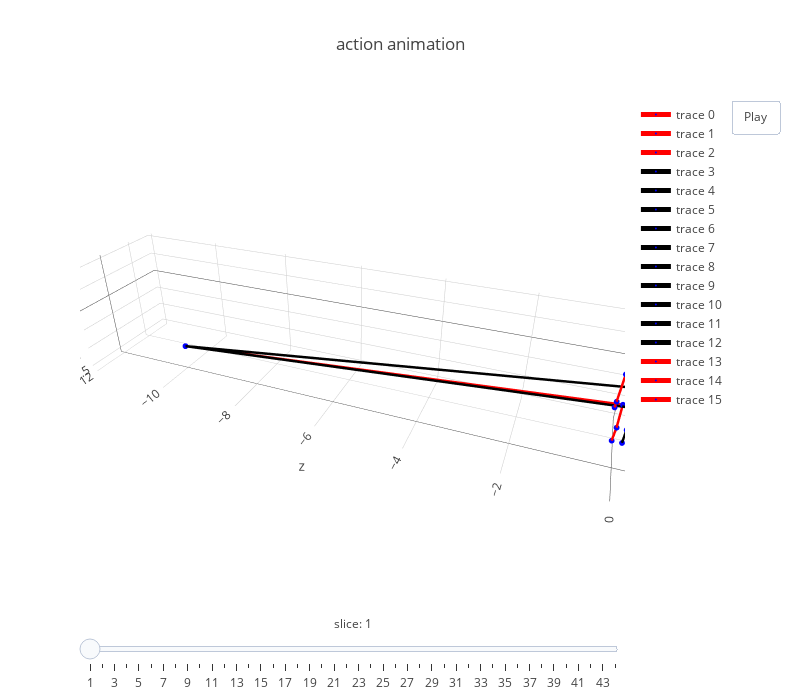

This figure's notebook cell:
### Code cell
# prediction 3d
frames, layout = generate_frames_layout(batch[0][::100], dataset.skeleton(), human36m_kpts_name, [xmin, xmax], [ymin, ymax], [zmin, zmax])
fig = dict(data=get_line_3d_segs(batch[0], 0, dataset.skeleton(), human36m_kpts_name), layout=layout, frames=frames)
plotly.offline.iplot(fig)

### Figure 1 — Plotly figure (JSON) as saved in the notebook; plotly's stock layout.template omitted (floating-point values rounded to 4 significant figures)
{"data": [{"line": {"color": "red", "width": 5}, "marker": {"color": "blue", "size": 2}, "text": ["RHip"], "type": "scatter3d", "uid": "50a4090e-bed7-4bd3-84aa-e40905f0b97c", "x": [-0.04161, -0.1046], "y": [-0.1129, -0.9364], "z": [-0.1026, -9.891]}, {"line": {"color": "red", "width": 5}, "marker": {"color": "blue", "size": 2}, "text": ["RKnee"], "type": "scatter3d", "uid": "cf9c09d6-c7b6-4f53-83c3-1381bbccb7a4", "x": [-0.0969, -0.04161], "y": [-0.6054, -0.1129], "z": [-0.1101, -0.1026]}, {"line": {"color": "red", "width": 5}, "marker": {"color": "blue", "size": 2}, "text": ["RAnkle"], "type": "scatter3d", "uid": "8ee47f9a-c106-4882-abbe-ff7a36f15c3a", "x": [0.1046, -0.0969], "y": [-1.064, -0.6054], "z": [-0.1095, -0.1101]}, {"line": {"color": "black", "width": 5}, "marker": {"color": "blue", "size": 2}, "text": ["LHip"], "type": "scatter3d", "uid": "9a751ced-fc2f-41e5-b3d5-c1be81724001", "x": [-0.06136, -0.1046], "y": [-0.1286, -0.9364], "z": [0.07346, -9.891]}, {"line": {"color": "black", "width": 5}, "marker": {"color": "blue", "size": 2}, "text": ["LKnee"], "type": "scatter3d", "uid": "e4236848-eb6f-435c-845c-3b509d51ff0b", "x": [-0.1044, -0.06136], "y": [-0.6038, -0.1286], "z": [0.06556, 0.07346]}, {"line": {"color": "black", "width": 5}, "marker": {"color": "blue", "size": 2}, "text": ["LAnkle"], "type": "scatter3d", "uid": "e84cc6f1-d5b5-4c54-addb-ccfa41f4f200", "x": [0.09945, -0.1044], "y": [-1.06, -0.6038], "z": [0.07692, 0.06556]}, {"line": {"color": "black", "width": 5}, "marker": {"color": "blue", "size": 2}, "text": ["Spine1"], "type": "scatter3d", "uid": "1c31154d-fabf-4010-8e07-7db430c879f7", "x": [-0.011, -0.1046], "y": [0.2719, -0.9364], "z": [0.02033, -9.891]}, {"line": {"color": "black", "width": 5}, "marker": {"color": "blue", "size": 2}, "text": ["Neck"], "type": "scatter3d", "uid": "d0e81e31-8bfb-45b4-a124-4244237dcde5", "x": [-0.01956, -0.011], "y": [0.5259, 0.2719], "z": [0.03125, 0.02033]}, {"line": {"color": "black", "width": 5}, "marker": {"color": "blue", "size": 2}, "text": ["Head"], "type": "scatter3d", "uid": "23bed790-0be6-4e32-926d-bf050575f6db", "x": [-0.02151, -0.01956], "y": [0.6435, 0.5259], "z": [0.04074, 0.03125]}, {"line": {"color": "black", "width": 5}, "marker": {"color": "blue", "size": 2}, "text": ["Site"], "type": "scatter3d", "uid": "e7c6840d-a86d-485d-8b76-292b672453e4", "x": [-0.03695, -0.02151], "y": [0.7606, 0.6435], "z": [0.04142, 0.04074]}, {"line": {"color": "black", "width": 5}, "marker": {"color": "blue", "size": 2}, "text": ["LShoulder"], "type": "scatter3d", "uid": "3bfb1788-4457-4127-9318-5c84cf107082", "x": [-0.005104, -0.01956], "y": [0.4871, 0.5259], "z": [0.2501, 0.03125]}, {"line": {"color": "black", "width": 5}, "marker": {"color": "blue", "size": 2}, "text": ["LElbow"], "type": "scatter3d", "uid": "1f423c64-8fd8-4935-857e-04f6067f1315", "x": [-0.0676, -0.005104], "y": [-0.058, 0.4871], "z": [0.2733, 0.2501]}, {"line": {"color": "black", "width": 5}, "marker": {"color": "blue", "size": 2}, "text": ["LWrist"], "type": "scatter3d", "uid": "d18f91d9-a844-44f2-af7c-f65b4bfb6458", "x": [-0.1118, -0.0676], "y": [-0.165, -0.058], "z": [0.2827, 0.2733]}, {"line": {"color": "red", "width": 5}, "marker": {"color": "blue", "size": 2}, "text": ["RShoulder"], "type": "scatter3d", "uid": "7ffe41fd-c594-4ba0-8f97-8eec1dd40aca", "x": [0.003001, -0.01956], "y": [0.5046, 0.5259], "z": [-0.1829, 0.03125]}, {"line": {"color": "red", "width": 5}, "marker": {"color": "blue", "size": 2}, "text": ["RElbow"], "type": "scatter3d", "uid": "87fee9d9-d364-428d-a1e9-6a1ef1f24289", "x": [-0.07045, 0.003001], "y": [-0.05759, 0.5046], "z": [-0.2215, -0.1829]}, {"line": {"color": "red", "width": 5}, "marker": {"color": "blue", "size": 2}, "text": ["RWrist"], "type": "scatter3d", "uid": "e5fc7c6b-4606-4f4e-ae18-d4bbec611277", "x": [-0.1111, -0.07045], "y": [-0.1641, -0.05759], "z": [-0.235, -0.2215]}, {"line": {"color": "#1f77b4", "width": 1}, "marker": {"color": "#1f77b4", "size": 1}, "type": "scatter3d", "uid": "0bf2052f-6a4c-4441-91fa-6e3a3c8f54c1", "x": [], "y": [], "z": []}], "layout": {"autosize": false, "height": 700, "scene": {"aspectratio": {"x": 0.4512, "y": 0.4406, "z": 2.108}, "camera": {"eye": {"x": -1.743, "y": 1.071, "z": 0.71}, "up": {"x": 0, "y": 1, "z": 0}}, "xaxis": {"range": [-0.9944, 1.763]}, "yaxis": {"range": [-1.631, 1.061]}, "zaxis": {"range": [-12.11, 0.7695]}}, "sliders": [{"currentvalue": {"font": {"size": 12}, "prefix": "slice: ", "visible": true, "xanchor": "center"}, "len": 1, "steps": [{"args": [["frame1"], {"frame": {"duration": 70, "redraw": true}, "mode": "immediate", "transition": {"duration": 0}}], "label": "1", "method": "animate"}, {"args": [["frame2"], {"frame": {"duration": 70, "redraw": true}, "mode": "immediate", "transition": {"duration": 0}}], "label": "2", "method": "animate"}, {"args": [["frame3"], {"frame": {"duration": 70, "redraw": true}, "mode": "immediate", "transition": {"duration": 0}}], "label": "3", "method": "animate"}, {"args": [["frame4"], {"frame": {"duration": 70, "redraw": true}, "mode": "immediate", "transition": {"duration": 0}}], "label": "4", "method": "animate"}, {"args": [["frame5"], {"frame": {"duration": 70, "redraw": true}, "mode": "immediate", "transition": {"duration": 0}}], "label": "5", "method": "animate"}, {"args": [["frame6"], {"frame": {"duration": 70, "redraw": true}, "mode": "immediate", "transition": {"duration": 0}}], "label": "6", "method": "animate"}, {"args": [["frame7"], {"frame": {"duration": 70, "redraw": true}, "mode": "immediate", "transition": {"duration": 0}}], "label": "7", "method": "animate"}, {"args": [["frame8"], {"frame": {"duration": 70, "redraw": true}, "mode": "immediate", "transition": {"duration": 0}}], "label": "8", "method": "animate"}, {"args": [["frame9"], {"frame": {"duration": 70, "redraw": true}, "mode": "immediate", "transition": {"duration": 0}}], "label": "9", "method": "animate"}, {"args": [["frame10"], {"frame": {"duration": 70, "redraw": true}, "mode": "immediate", "transition": {"duration": 0}}], "label": "10", "method": "animate"}, {"args": [["frame11"], {"frame": {"duration": 70, "redraw": true}, "mode": "immediate", "transition": {"duration": 0}}], "label": "11", "method": "animate"}, {"args": [["frame12"], {"frame": {"duration": 70, "redraw": true}, "mode": "immediate", "transition": {"duration": 0}}], "label": "12", "method": "animate"}, {"args": [["frame13"], {"frame": {"duration": 70, "redraw": true}, "mode": "immediate", "transition": {"duration": 0}}], "label": "13", "method": "animate"}, {"args": [["frame14"], {"frame": {"duration": 70, "redraw": true}, "mode": "immediate", "transition": {"duration": 0}}], "label": "14", "method": "animate"}, {"args": [["frame15"], {"frame": {"duration": 70, "redraw": true}, "mode": "immediate", "transition": {"duration": 0}}], "label": "15", "method": "animate"}, {"args": [["frame16"], {"frame": {"duration": 70, "redraw": true}, "mode": "immediate", "transition": {"duration": 0}}], "label": "16", "method": "animate"}, {"args": [["frame17"], {"frame": {"duration": 70, "redraw": true}, "mode": "immediate", "transition": {"duration": 0}}], "label": "17", "method": "animate"}, {"args": [["frame18"], {"frame": {"duration": 70, "redraw": true}, "mode": "immediate", "transition": {"duration": 0}}], "label": "18", "method": "animate"}, {"args": [["frame19"], {"frame": {"duration": 70, "redraw": true}, "mode": "immediate", "transition": {"duration": 0}}], "label": "19", "method": "animate"}, {"args": [["frame20"], {"frame": {"duration": 70, "redraw": true}, "mode": "immediate", "transition": {"duration": 0}}], "label": "20", "method": "animate"}, {"args": [["frame21"], {"frame": {"duration": 70, "redraw": true}, "mode": "immediate", "transition": {"duration": 0}}], "label": "21", "method": "animate"}, {"args": [["frame22"], {"frame": {"duration": 70, "redraw": true}, "mode": "immediate", "transition": {"duration": 0}}], "label": "22", "method": "animate"}, {"args": [["frame23"], {"frame": {"duration": 70, "redraw": true}, "mode": "immediate", "transition": {"duration": 0}}], "label": "23", "method": "animate"}, {"args": [["frame24"], {"frame": {"duration": 70, "redraw": true}, "mode": "immediate", "transition": {"duration": 0}}], "label": "24", "method": "animate"}, {"args": [["frame25"], {"frame": {"duration": 70, "redraw": true}, "mode": "immediate", "transition": {"duration": 0}}], "label": "25", "method": "animate"}, {"args": [["frame26"], {"frame": {"duration": 70, "redraw": true}, "mode": "immediate", "transition": {"duration": 0}}], "label": "26", "method": "animate"}, {"args": [["frame27"], {"frame": {"duration": 70, "redraw": true}, "mode": "immediate", "transition": {"duration": 0}}], "label": "27", "method": "animate"}, {"args": [["frame28"], {"frame": {"duration": 70, "redraw": true}, "mode": "immediate", "transition": {"duration": 0}}], "label": "28", "method": "animate"}, {"args": [["frame29"], {"frame": {"duration": 70, "redraw": true}, "mode": "immediate", "transition": {"duration": 0}}], "label": "29", "method": "animate"}, {"args": [["frame30"], {"frame": {"duration": 70, "redraw": true}, "mode": "immediate", "transition": {"duration": 0}}], "label": "30", "method": "animate"}, {"args": [["frame31"], {"frame": {"duration": 70, "redraw": true}, "mode": "immediate", "transition": {"duration": 0}}], "label": "31", "method": "animate"}, {"args": [["frame32"], {"frame": {"duration": 70, "redraw": true}, "mode": "immediate", "transition": {"duration": 0}}], "label": "32", "method": "animate"}, {"args": [["frame33"], {"frame": {"duration": 70, "redraw": true}, "mode": "immediate", "transition": {"duration": 0}}], "label": "33", "method": "animate"}, {"args": [["frame34"], {"frame": {"duration": 70, "redraw": true}, "mode": "immediate", "transition": {"duration": 0}}], "label": "34", "method": "animate"}, {"args": [["frame35"], {"frame": {"duration": 70, "redraw": true}, "mode": "immediate", "transition": {"duration": 0}}], "label": "35", "method": "animate"}, {"args": [["frame36"], {"frame": {"duration": 70, "redraw": true}, "mode": "immediate", "transition": {"duration": 0}}], "label": "36", "method": "animate"}, {"args": [["frame37"], {"frame": {"duration": 70, "redraw": true}, "mode": "immediate", "transition": {"duration": 0}}], "label": "37", "method": "animate"}, {"args": [["frame38"], {"frame": {"duration": 70, "redraw": true}, "mode": "immediate", "transition": {"duration": 0}}], "label": "38", "method": "animate"}, {"args": [["frame39"], {"frame": {"duration": 70, "redraw": true}, "mode": "immediate", "transition": {"duration": 0}}], "label": "39", "method": "animate"}, {"args": [["frame40"], {"frame": {"duration": 70, "redraw": true}, "mode": "immediate", "transition": {"duration": 0}}], "label": "40", "method": "animate"}, {"args": [["frame41"], {"frame": {"duration": 70, "redraw": true}, "mode": "immediate", "transition": {"duration": 0}}], "label": "41", "method": "animate"}, {"args": [["frame42"], {"frame": {"duration": 70, "redraw": true}, "mode": "immediate", "transition": {"duration": 0}}], "label": "42", "method": "animate"}, {"args": [["frame43"], {"frame": {"duration": 70, "redraw": true}, "mode": "immediate", "transition": {"duration": 0}}], "label": "43", "method": "animate"}, {"args": [["frame44"], {"frame": {"duration": 70, "redraw": true}, "mode": "immediate", "transition": {"duration": 0}}], "label": "44", "method": "animate"}], "transition": {"duration": 0}, "x": 0, "y": 0}], "title": {"text": "action animation"}, "updatemenus": [{"buttons": [{"args": [null], "label": "Play", "method": "animate"}], "pad": {"r": 10, "t": 0}, "showactive": false, "type": "buttons", "x": 1.3, "xanchor": "right", "y": 1, "yanchor": "top"}], "width": 800}}
